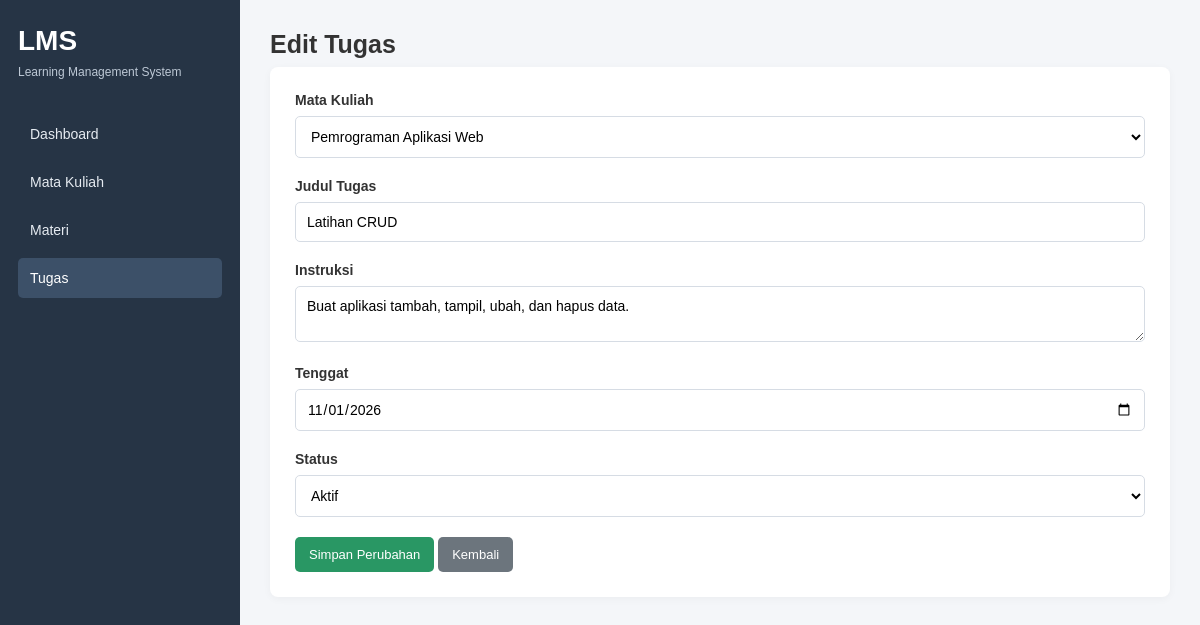
/tugas_edit.php?id=1, run on the app's committed database.
### tables this page shows
CREATE TABLE tugas (
    id INT UNSIGNED AUTO_INCREMENT PRIMARY KEY,
    mata_kuliah_id INT UNSIGNED NOT NULL,
    judul VARCHAR(150) NOT NULL,
    instruksi TEXT NOT NULL,
    tenggat DATE NOT NULL,
    status VARCHAR(20) NOT NULL,

    CONSTRAINT fk_tugas_mata_kuliah
        FOREIGN KEY (mata_kuliah_id)
        REFERENCES mata_kuliah(id)
        ON DELETE RESTRICT
        ON UPDATE RESTRICT,

    CHECK (status IN ('Draf', 'Aktif', 'Selesai'))
);

CREATE TABLE mata_kuliah (
    id INT UNSIGNED AUTO_INCREMENT PRIMARY KEY,
    kode VARCHAR(20) NOT NULL UNIQUE,
    nama VARCHAR(100) NOT NULL,
    dosen VARCHAR(100) NOT NULL,
    semester TINYINT UNSIGNED NOT NULL,
    CHECK (semester BETWEEN 1 AND 14)
);

### tugas_edit.php (the view, shortened to what this page needs)
<?php
require_once 'koneksi.php';
$id = filter_input(INPUT_GET, 'id', FILTER_VALIDATE_INT);
$stmt = $conn->prepare("SELECT * FROM tugas WHERE id = ?");
$stmt->bind_param("i", $id);
$stmt->execute();
$tugas = $stmt->get_result()->fetch_assoc();
$mata_kuliah = $conn->query(
    "SELECT id, nama FROM mata_kuliah ORDER BY nama ASC"
);
function h($nilai) {
    return htmlspecialchars((string)$nilai, ENT_QUOTES, 'UTF-8');
}
?>
<!DOCTYPE html>
<html lang="id">
<head>
    <link rel="stylesheet" href="style.css">
</head>
<body>
<div class="app-layout">
    <aside class="sidebar">
        <h2 class="logo">LMS</h2>
        <p class="logo-description">Learning Management System</p>
        <nav class="nav-menu">
            <a href="index.php">Dashboard</a>
            <a href="matakuliah_index.php">Mata Kuliah</a>
            <a href="materi_index.php">Materi</a>
            <a href="tugas_index.php" class="active">Tugas</a>
        </nav>
    </aside>
    <main class="main-content">
        <h1 class="page-title">Edit Tugas</h1>
        <section class="content-card">
            <form method="POST">
                <div class="form-group">
                    <label class="form-label">Mata Kuliah</label>
                    <select name="mata_kuliah_id"
                            class="form-control" required>
                        <?php while ($mk = $mata_kuliah->fetch_assoc()): ?>
                            <option value="<?= h($mk['id']) ?>"
                                <?= (string)$mk['id'] ===
                                    (string)$tugas['mata_kuliah_id']
                                    ? 'selected' : '' ?>>
                                <?= h($mk['nama']) ?>
                            </option>
                        <?php endwhile; ?>
                    </select>
                </div>
                <div class="form-group">
                    <label class="form-label">Judul Tugas</label>
                    <input type="text" name="judul" class="form-control"
                        value="<?= h($tugas['judul']) ?>" required>
                </div>
                <div class="form-group">
                    <label class="form-label">Instruksi</label>
                    <textarea name="instruksi" class="form-control"
                        required><?= h($tugas['instruksi']) ?></textarea>
                </div>
                <div class="form-group">
                    <label class="form-label">Tenggat</label>
                    <input type="date" name="tenggat" class="form-control"
                        value="<?= h($tugas['tenggat']) ?>" required>
                </div>
                <div class="form-group">
                    <label class="form-label">Status</label>
                    <select name="status" class="form-control" required>
                        <?php foreach (['Draf', 'Aktif', 'Selesai'] as $s): ?>
                            <option value="<?= h($s) ?>"
                                <?= $s === $tugas['status']
                                    ? 'selected' : '' ?>>
                                <?= h($s) ?>
                            </option>
                        <?php endforeach; ?>
                    </select>
                </div>
                <button type="submit" class="btn btn-success">
                    Simpan Perubahan
                </button>
                <a href="tugas_index.php" class="btn btn-secondary">
                    Kembali
                </a>
            </form>
        </section>
    </main>
</div>
</body>
</html>

### style.css (style rules this page uses)
* { margin: 0; padding: 0; box-sizing: border-box; }
body { font-family: Arial, sans-serif; background: #f4f6f9; color: #333; font-size: 14px; }
a { text-decoration: none; color: inherit; }
.app-layout { display: flex; min-height: 100vh; }
.sidebar { width: 240px; background: #263445; color: white; padding: 25px 18px; }
.logo { font-size: 28px; font-weight: bold; }
.logo-description { color: #bdc8d5; font-size: 12px; margin: 8px 0 35px; }
.nav-menu { display: flex; flex-direction: column; gap: 8px; }
.nav-menu a { padding: 12px; border-radius: 5px; color: #e6ebf1; }
.nav-menu a:hover, .nav-menu a.active { background: #3c5068; color: white; }
.main-content { flex: 1; min-width: 0; padding: 30px; }
.page-title { font-size: 25px; margin-bottom: 8px; }
.content-card { background: white; padding: 25px; border-radius: 8px; box-shadow: 0 2px 8px #0000000a; margin-bottom: 25px; }
.btn { display: inline-block; border: none; border-radius: 5px; padding: 10px 14px; background: #4779c4; color: white; font-size: 13px; cursor: pointer; text-align: center; }
.btn-secondary { background: #6c757d; }
.btn-success { background: #299764; }
.form-group { margin-bottom: 20px; }
.form-label { display: block; font-weight: bold; margin-bottom: 8px; }
.form-control { width: 100%; padding: 11px; border: 1px solid #d6dce4; border-radius: 5px; font-family: inherit; font-size: 14px; background: white; }

### data on the page
tugas: mata_kuliah_id "Pemrograman Aplikasi Web", judul "Latihan CRUD", instruksi "Buat aplikasi tambah, tampil, ubah, dan hapus data.", tenggat "11/01/2026"

### other printed values
form field status "Aktif"
